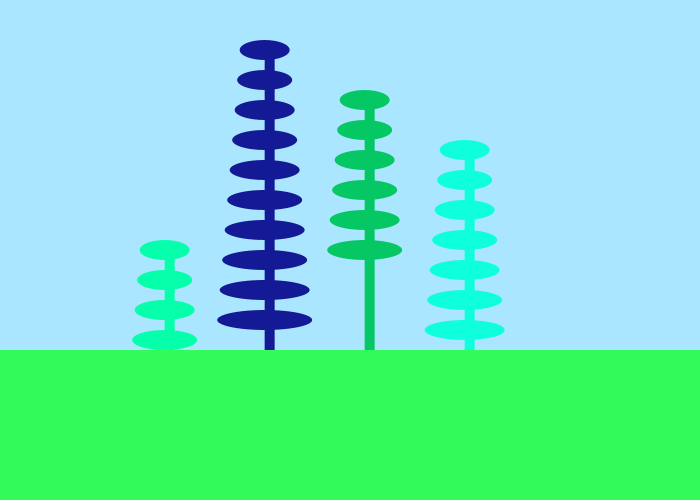
Frame 1 (no input)
Frame 60 (the mouse pressed at the canvas centre just before this capture): identical to frame 1, image omitted
Frame 120 (the mouse held since frame 60 and released just before this capture): identical to frame 1, image omitted

The Processing sketch that drew this single still picture (run headless with seeded random() and noise(); from frame 60 on, the mouse is pressed at the canvas centre):

// Processing sketch: classes01
// ── classes01.pde
//Bootcamp Day 8
// How Does Your Garden Grow? 
//An intro to Classes and Objects

Plant bobby;
Plant kitty;
Plant margaret;
Plant duggan;

color bColor = color(5, 255, 170);
color kColor = color(20, 25, 150);
color mColor = color(15, 255, 220);
color dColor = color(5, 200, 100);

float randPlace;

void setup(){
  size(700, 500);
  randPlace = random(100, 200);
  //Declare your objects 
  bobby = new Plant(randPlace);
  kitty = new Plant(randPlace + 100);
  duggan = new Plant(randPlace + 200);
  margaret = new Plant(randPlace + 300);
  
  noStroke();
  ellipseMode(CENTER);
}

class Plant {
//Declare the qualities that all Plants will have
  float plantHeight;
  int leafs;
  color plantColor;
  float x; //their X location in the garden
  
  
// Contructor
  Plant(float tempX){
    x = tempX;
  }
  
// Custom method for drawing the object
  void display(color tempColor, int tempLeafNum, float tempYHeight){
    plantHeight = tempYHeight;
    fill(tempColor);
    rect(x, plantHeight, 10, 500);
    
    leafs = tempLeafNum; 
    for(int i = 0; i < leafs; i++){
     float ly = plantHeight + 30*i;
     ellipse(x, ly, 50+(i*5), 20);
    }
  }
}

void draw(){
  background(170, 230, 255);
  bobby.display(bColor, 5, 250.0);
  kitty.display(kColor, 10, 50.0);
  margaret.display(mColor, 8, 150.0);
  duggan.display(dColor, 6, 100.0);
  
  fill(50, 250, 90);
  rect(0, 350, 700, 150);
  
}
